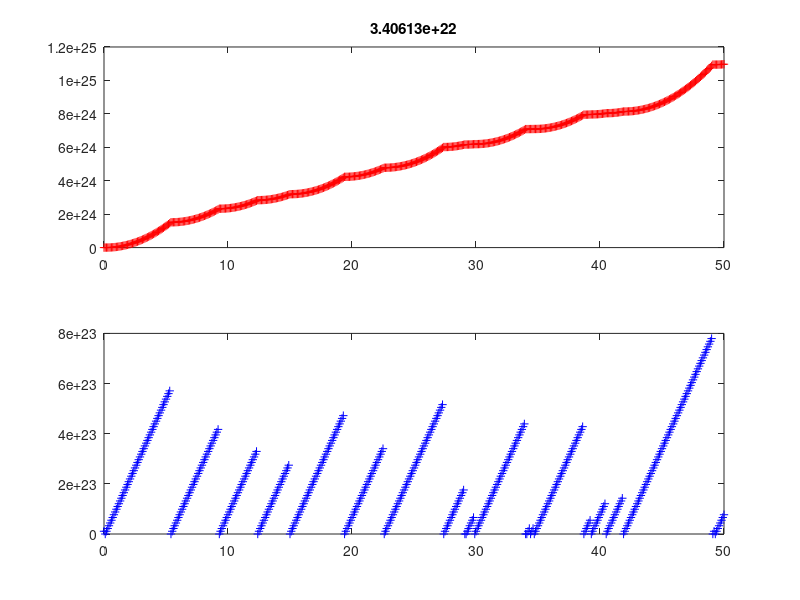

MATLAB code for this plot:
%%%%%%%%%%%%%%%%%%%%%%%%%%%%%%%%%%%%%%%%%%%%%%%
%Initial Variables
%%%%%%%%%%%%%%%%%%%%%%%%%%%%%%%%%%%%%%%%%%%%%%%
NumParticles = 1;
timestep = 0.1;
totaltime = 50;
force = 0.0000001;
m = 9.11E-31;
%%%%%%%%%%%%%%%%%%%%%%%%%%%%%%%%%%%%%%%%%%%%%%%



x = zeros(1,NumParticles);
v = zeros(1,NumParticles);
driftvel = 0;
vAVG = 0;
xAVG = 0;

figure(1);
for i =0:timestep:totaltime
    for kt = 1:NumParticles
        x(kt) = x(kt) + v(kt)*timestep;
        v(kt) = v(kt) + timestep*force/m;
        if rand < 0.05
            v(kt) = 0;
        end
    end
    xAVG = mean(x);
    vAVG = mean(v);
    driftvel = (driftvel*(i) + vAVG*timestep)/(i+1);
    subplot(2,1,1);
    title(driftvel);
    plot(i, xAVG, 'r+');
    hold on;
    subplot(2,1,2);
    plot(i,vAVG, 'b+');
    pause(.1);
    hold on;
end
hold off;
k = 5;
F = @(x) k*(x-x0)^2;
